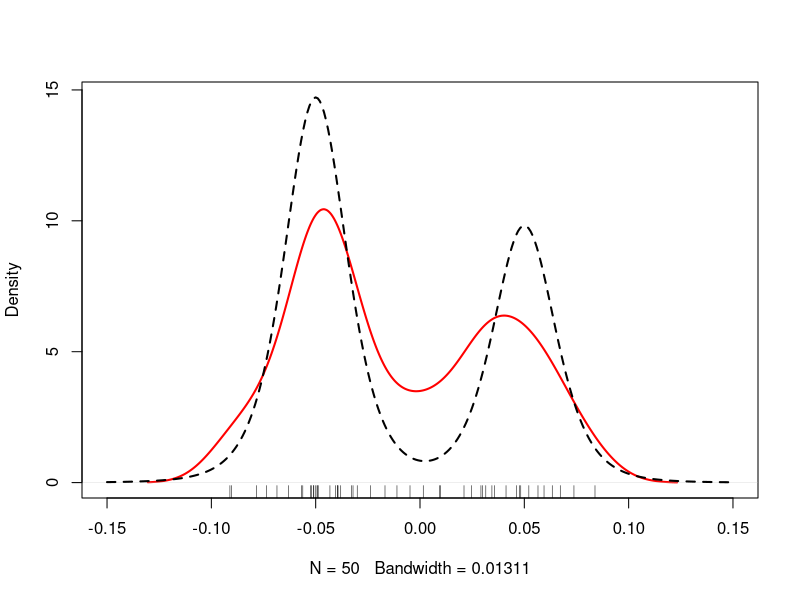

R code for this plot:
## Dale W.R. Rosenthal, 2018
## You are free to distribute and use this code so long as you attribute
## it to me or cite the text.
## The legal disclaimer in _A Quantitative Primer on Investments with R_
## applies to this code.  Use or distribution without these comment lines
## is forbidden.

t5.sd <- sqrt(5/3) # scaling factor to standardize t_5 distribution
desired.sd <- 0.02
scale.true <- desired.sd/t5.sd # scaling factor to get the desired sd

# left.frac of the random numbers will come from the left distribution
# the rest will come from the right distribution
left.frac <- 3/5
n.obs <- 50
x.obs <- c(rt(n.obs*left.frac, df=5)*scale.true-0.05,
           rt(n.obs*(1-left.frac), df=5)*scale.true+0.05)

# create values of the true density
x <- seq(-0.15, 0.15, by=0.001)
true.density <- left.frac*dt((x+0.05)/scale.true,df=5)/scale.true +
    (1-left.frac)*dt((x-0.05)/scale.true, df=5)/scale.true
y.max = max(true.density)

# plot the kernel density estimator; then add the true density
plot(density(x.obs, kernel="gaussian", bw="SJ"), main="",
     xlim=c(-0.15,0.15), ylim=c(0,y.max), lwd=2, col="red")
lines(x, true.density, lty=2, lwd=2)
rug(x.obs)  # show the observations as ticks at plot bottom
